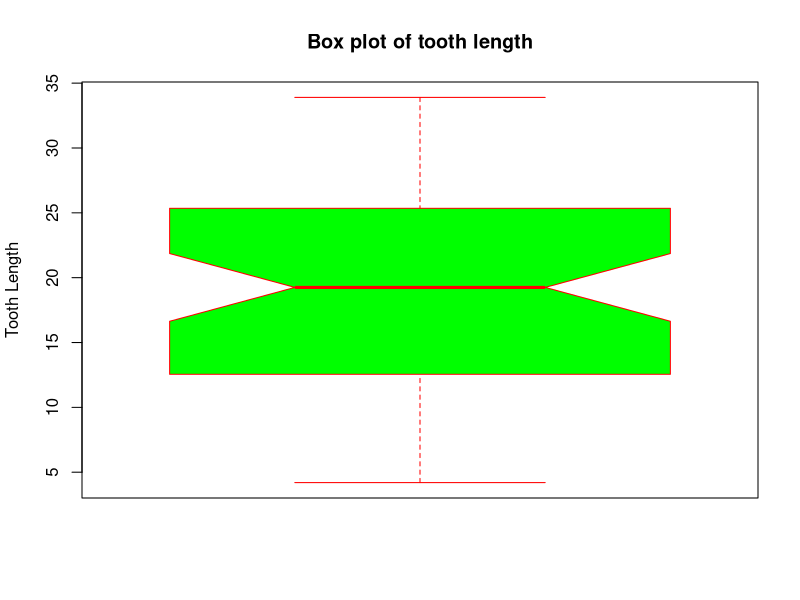

Generate this figure with R:
boxplot(ToothGrowth$len,
         main="Box plot of tooth length",
         ylab="Tooth Length",
         col="green",
         border="red",
         notch=TRUE,
         varwidth=TRUE)
